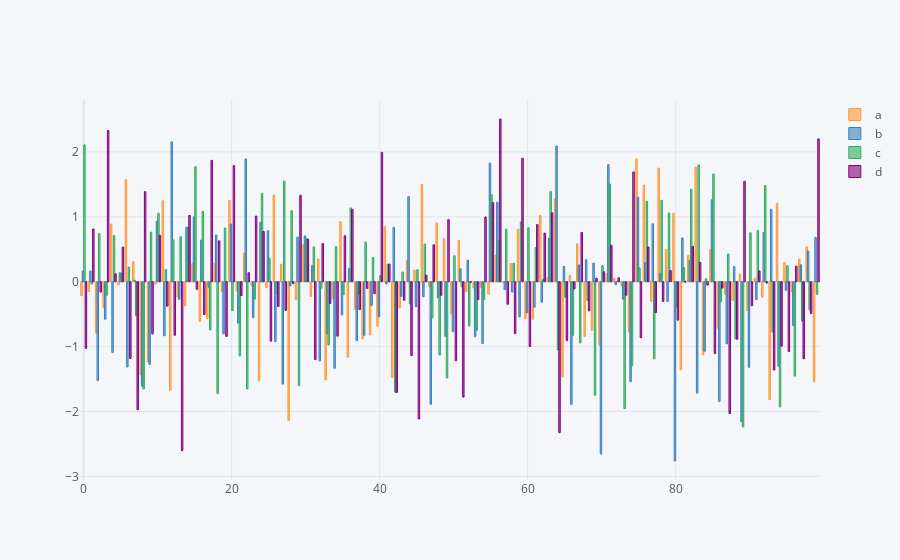

This figure's notebook cell:
### Code cell
dataframe.iplot(kind='bar')
